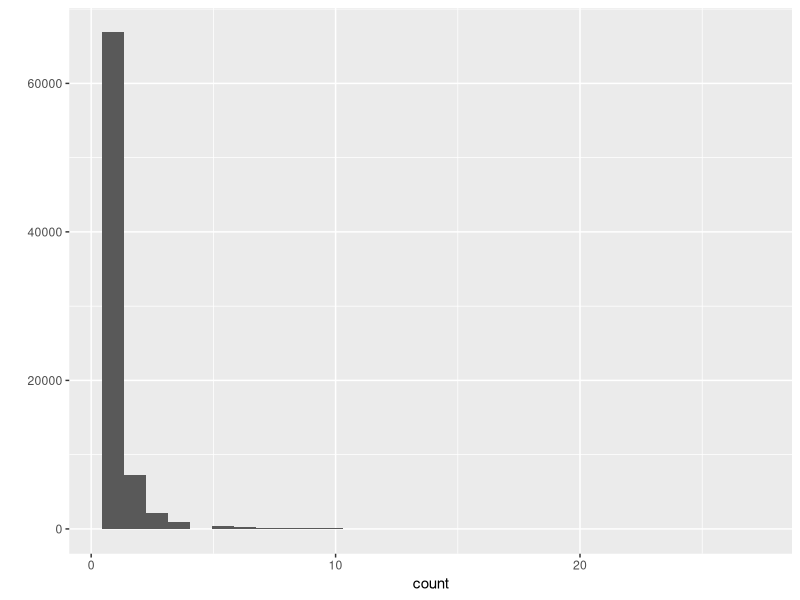
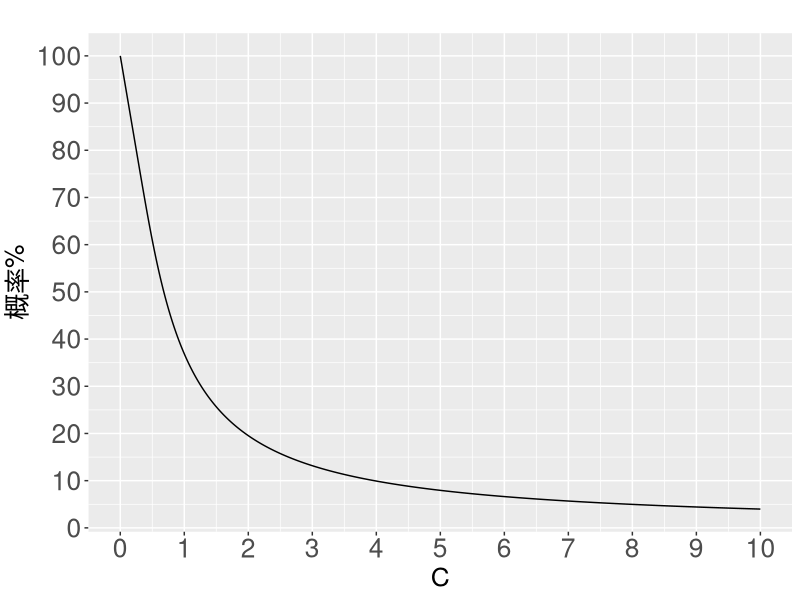

Write R code to recreate these figures, in order.
taste <- read.csv('../data/lsh_sample_data.csv')

lsh_data <- taste 
lsh_data$id <- with(lsh_data, paste(app,open_id,sep="-"))
lsh_data$open_id <- NULL
lsh_data$app <- NULL
lsh_data$statis_date <- NULL
lsh_data <- lsh_data[,c(16,1:15)]
rm(taste)

# feature必须是matrix
lsh_table <- function(feature, bucket_width, k=5, l = 10) {
  # 数据维度
  vector_width <- ncol(feature)
  data_length <- nrow(feature)
  
  # 生成lsh参数
  hash_matrix <- matrix(rnorm(vector_width*k*l), nrow=vector_width)
  offset <- matrix(runif(k*l,min=0,max=bucket_width), nrow = 1)

  
  # 计算lsh
  rst <- feature %*% hash_matrix 
  rst <- rst + matrix(rep(1,data_length),nrow=data_length) %*% offset
  rst <- floor(rst/ bucket_width)
  
  rst
}

# 批量查询
lsh_batch_query <- function(lsh_table,id,k=5,l=10) {
  prime <- 2^32-5
  data_size <- nrow(lsh_table)
 
  # h1和h2构成的矩阵
  query_hash <- matrix(round(runif(2*k,-2^32,2^32),0), nrow = k)
  
  # 分词l分进行矩阵相乘
  rst <- data.frame()
  for(i in 1:l) {
    begin_col <- (i-1)*k+1
    end_col <- i*k
    
    current_rst <- lsh_table[,begin_col:end_col] %*% query_hash
    current_rst <- as.data.frame(current_rst)
    names(current_rst) <- c('h1','h2')
    current_rst$batch <- i
    current_rst$id <- id
    rst <- rbind(rst, current_rst)
  }
  
  rst
}

# 试验
set.seed(567)
bucket_width <- 0.5
k <- 10
l <- 50
sample_size <- 2000
data_index <- sample(1:nrow(lsh_data),sample_size)

feature <- lsh_data[data_index,2:16]
fm <- as.matrix(feature)


fm_lsh_table <- lsh_table(fm,bucket_width,k,l)
head(fm_lsh_table)
summary(fm_lsh_table)

fm_query <- lsh_batch_query(fm_lsh_table,lsh_data[data_index,1],k ,l)
head(fm_query)

require(plyr)
nn <- ddply(fm_query, .(batch,h1,h2), function(x) c(count=length(unique(x$id))))
summary(nn)




## 合并结果
nn_comb <- ddply(fm_query, .(batch,h1,h2), 
                 function(x) c(ids = paste(unique(x$id),collapse = ","),
                               count = length(unique(x$id))))
nn_comb_f <- nn_comb[nn_comb$count>1,]
head(nn_comb_f)

all_pairs <- lapply(nn_comb_f$ids, function(x) {
  a <- unlist(strsplit(x,','))
  c2 <-  t(combn(a,2))
  rbind(c2, c2[,2:1])
})

all_pairs <- Reduce(rbind, all_pairs)
all_pairs <- as.data.frame(all_pairs)
dim(all_pairs)
names(all_pairs) <- c('src','dst')
all_pairs2 <- unique(all_pairs)
dim(all_pairs2)

join1 <- merge(all_pairs2, lsh_data[data_index,],by.x='src',by.y='id')
join2 <- merge(join1, lsh_data[data_index,], by.x='dst',by.y = 'id')



nn_filter <- nn[nn$count > 1,]
summary(nn_filter)
nn_filter[which.max(nn_filter$count),]

sid <- fm_query[fm_query$h1==6509926930 & fm_query$h2==-744409678,
                c('batch','id')]
nrow(sid)

lsh_sample <- lsh_data[lsh_data$id %in% sid$id,2:7]
summary(lsh_sample)
summary( lsh_data[sample(1:nrow(lsh_data),300),2:7])


sum(sapply(nn_filter$count, function(x) choose(x,2)*2)) / nrow(lsh_data)^2

head(nn)
require(ggplot2)
qplot(count, data = nn, geom='histogram')


nn_list <- dlply

a <- c('a','b','c')

for(e in a) {
  other <- a[a!=e]
  for(o in other){
    pair <- c(e,o)
    print(pair)
  }
}


# # 测试dlply
# 
# d <- data.frame(h1=c(1,2,1,2,1),
#            h2=c(1,1,1,1,1),
#            id=1:5)
# d2 <- ddply(d,.(h1,h2), function(x) paste(x$id,collapse = ','))[,3]
# 
# sapply(d2, function(x) strsplit(x,',')[[1]])
# 
# 
# for(a in d2) {
#   print(a)
#   
#   ids <- strsplit(a,',')[[1]]
#   cb <- t(combn(ids,2))
#   cb <- rbind(cb, cb[,2:1])
#   cb <- as.data.frame(cb) 
# }
# 
# nl <- lapply(d2, function(x) unlist(strsplit(x,',')))
# nl
# 
# 
# nl2 <- lapply(d2, function(x) {
#   a <- unlist(strsplit(x,','))
#   c2 <-  t(combn(a,2))
#   rbind(c2, c2[,2:1])
#   
# })
# nl2
# 
# 
# Reduce(rbind,nl2)



L_bound <- function(theata, p, k = 10) {
  log(1-theata) /log(1-p^k)
}


t1<-0.95
p1 <- 1/2

L_bound(t1,p1)

t2<-0.15
p2 <- 1/3
L_bound(t2,p2)


# 欧式概率

root_fun <- function(target) {
  function(c) {
    1-2*pnorm(-1/c) + (2*c/sqrt(2*pi))*(exp(-1/(2*c^2))-1) - target
  }
  
}
root_fun_9 <- root_fun(0.9)

pr <-  root_fun(0)

x <- seq(0,10,by=0.01)
d <- data.frame(x=x,y=sapply(x,pr))

require(ggplot2)
text_size <- element_text(size = 19)
p <- qplot(x,100*y,data=d, geom="line") + xlab("C") + ylab("概率%") + ggtitle("") 
p <- p + scale_x_continuous(breaks=0:10)
p <- p + scale_y_continuous(breaks=seq(0,100,by=10))
p <- p + theme(axis.text = text_size,  axis.title = text_size)
p


# 数值解
root9 <- uniroot(root_fun_9, lower = 0.001, upper = 10)
pr(root9$root)

r1 <- sqrt(2)*0.05
r2 <- sqrt(2)*0.7

p1 <- 0.75
#p2 <- 0.1
p2 <-  0.1

g_i <- function(p) {
  uniroot(root_fun(p),lower = 1e-10, upper = 10, tol = 1e-5)$root
}

r1 / g_i(p1)
r2 / g_i(p2)

w <- (r1 / g_i(p1) + r2 / g_i(p2))/2
w



k <- 10

rho1 <- 0.99
rho2 <- 0.1

log(1-rho1) / log(1-p1^k)
log(1-rho2) / log(1-p2^k)



